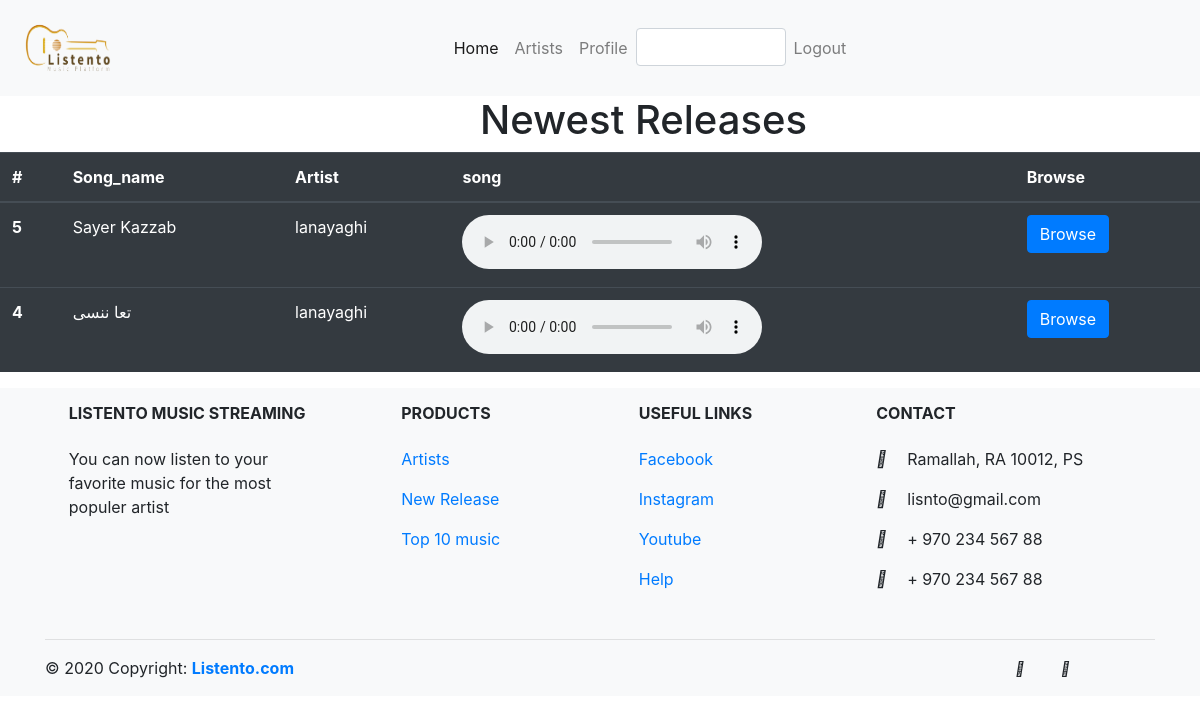
The page /release/ on the database as committed earlier.
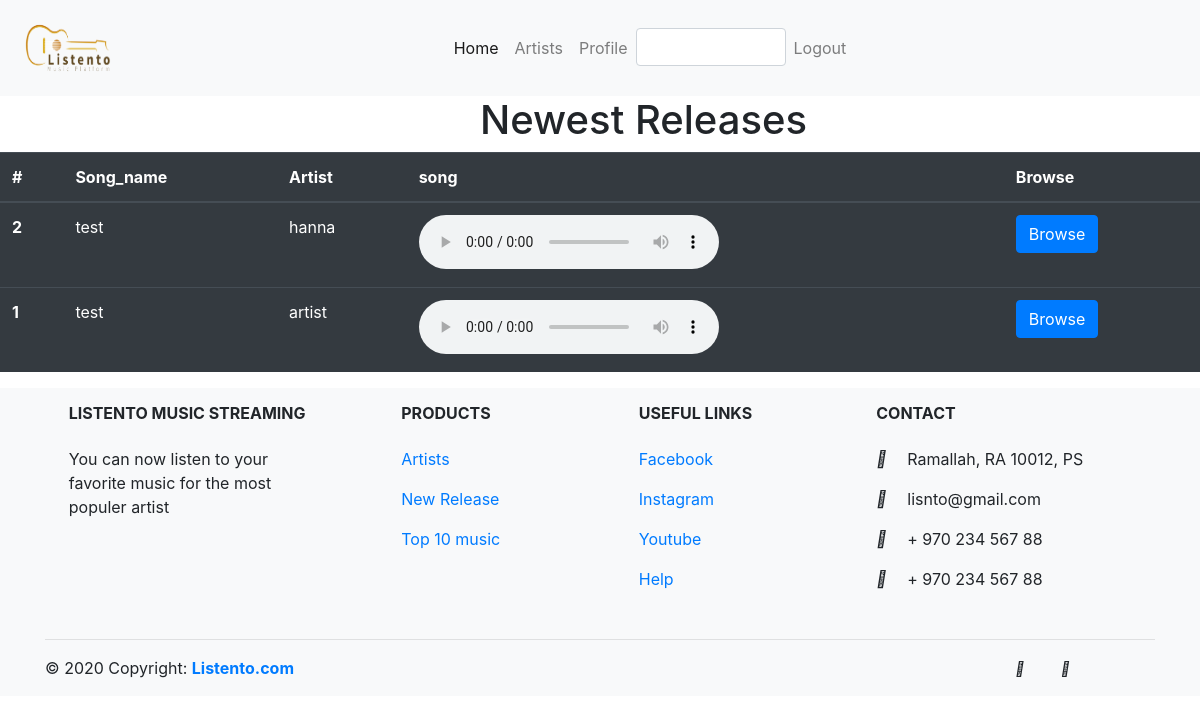
The same page on the database as committed later.
### music_app/models.py (models this page shows)
class Music(models.Model):
    song_name=models.CharField(max_length=45)
    writer=models.CharField(max_length=45)
    composer = models.CharField(max_length=45)
    duration = models.CharField(max_length=45)
    created_at = models.DateTimeField(auto_now_add=True)
    updated_at = models.DateTimeField(auto_now=True)
    lyrics=models.TextField()
    music = models.FileField(upload_to='audio/', blank=True)
    uploaded_by=models.ForeignKey(User,related_name="songs",on_delete=models.CASCADE)

### login_registeration_app/models.py (models this page shows)
class User(models.Model):
    username=models.CharField(max_length=45)
    first_name=models.CharField(max_length=45)
    last_name=models.CharField(max_length=45)
    password = models.CharField(max_length=45)
    email = models.CharField(max_length=45)
    birh_date=models.DateTimeField()
    image = models.ImageField(upload_to='images/',default='pic.png')
    created_at = models.DateTimeField(auto_now_add=True)
    updated_at = models.DateTimeField(auto_now=True)
    gender=models.ForeignKey(Gender,related_name="users",on_delete=models.CASCADE)
    role=models.ForeignKey(Role,related_name="users",on_delete=models.CASCADE)
    objects = UserManger()

### login_registeration_app/views.py (the view)
# urls.py: path('release/',views.release),
def release(request):
    context={
        'allmusic':Music.objects.order_by('-created_at').all()[:10],
        'msg':"Newest Releases"
    }
    return render (request,"release.html",context)

### login_registeration_app/templates/release.html
{% extends 'basetheam.html' %}
{%block content%}
<h1 style="margin-left: 40%;width: ;">{{msg}}</h1>
<table class="table table-dark">
    <thead>
      <tr>
        <th scope="col">#</th>
        <th scope="col">Song_name</th>
        <th scope="col">Artist</th>
        <th scope="col">song</th>
        <th scope="col">Browse</th>
      </tr>
    </thead>
    <tbody>
    {%for i in allmusic %}
      <tr>
        <th scope="row">{{i.id}}</th>
        <td>{{i.song_name}}</td>
        <td>{{i.uploaded_by.username}}</td>
        <td><audio controls>
            <source src="{{i.music.url}}" type="audio/ogg">
        </audio></td>
        <td><a href="/songpage/{{i.id}}" class="btn btn-primary">Browse</a></td>
      </tr>
    {% endfor %}
    </tbody>
  </table>
{%endblock%}

Rows that differ between the two databases and show on the page:
removed Music: id "5", song_name "Sayer Kazzab", uploaded_by.username "lanayaghi"
removed Music: id "4", song_name "تعا ننسى", uploaded_by.username "lanayaghi"
added Music: id "2", song_name "test", uploaded_by.username "hanna"
added Music: id "1", song_name "test", uploaded_by.username "artist"
